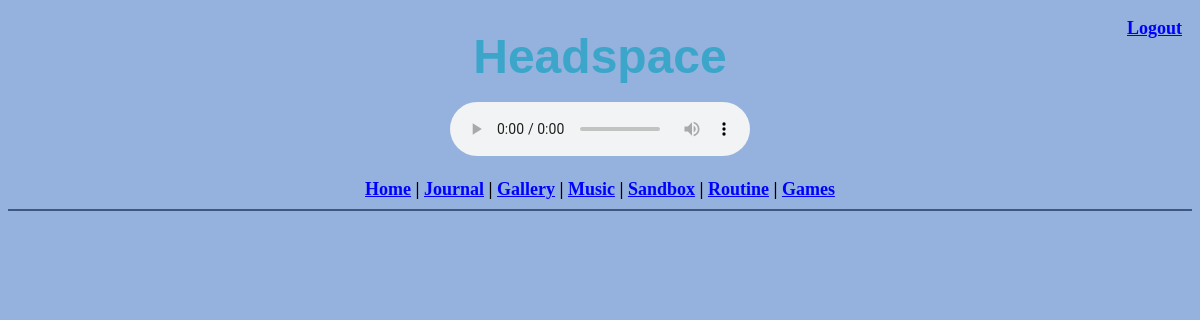
Before: /streak/susan (signed in) with the older database file.
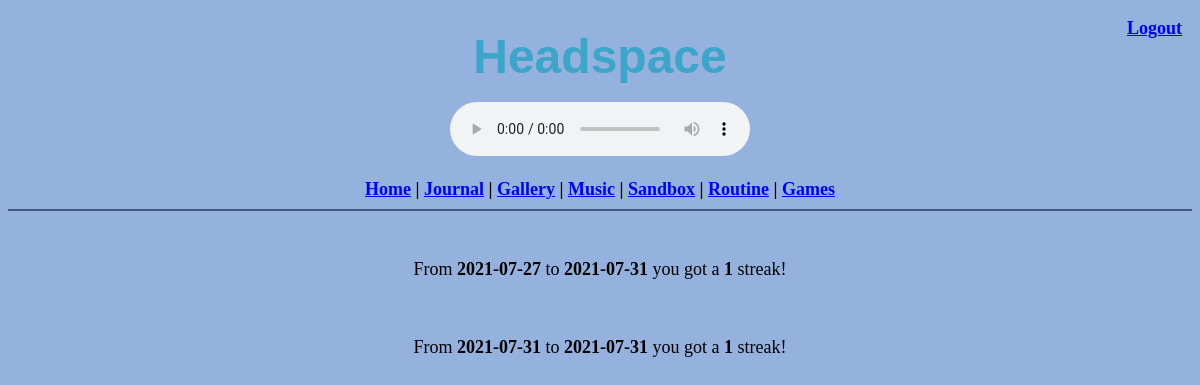
After: the same page with the newer database file.
### app/models.py (models this page shows, shortened)
class Streak(db.Model):
    id = db.Column(db.Integer, primary_key=True)
    total_count = db.Column(db.Integer, index=True)
    streak_begin = db.Column(db.Date, index=True)
    streak_end = db.Column(db.Date, index=True)
    user_id = db.Column(db.Integer, db.ForeignKey('user.id'))
    user = db.relationship("User", back_populates='streak', uselist=False)
    old_user = db.Column(db.String(64), index=True)

### app/routes.py (the view)
@app.route('/streak/<username>')
@login_required
def past_streak(username):
    streak_list = []
    all_streaks = Streak.query.all()
    for streak in all_streaks:
        if username == streak.old_user:
            if streak.streak_end is not None:
                streak_list.append(streak)
    return render_template('paststreak.html', streaks=streak_list)

### app/models.py (called while the page is built)
@login.user_loader
def load_user(id):
    return User.query.get(int(id))

### app/templates/paststreak.html (shortened to what this page needs)
<!DOCTYPE html>
<html>
   <head>
   </head>
	{% extends "base.html" %}
	{% block content %}
   <body style="background-color:#95b1de;" alink = "#FF0000" link = "#0000FF" vlink = "#800080">
	<div align = "center">
		<hr color="#3d5780"/>
		{% for streak in streaks %}
			<p>From <b>{{ streak.streak_begin }}</b> to <b>{{ streak.streak_end }}</b> you got a <b>{{ streak.total_count }}</b> streak!</p></br>
		{% endfor %}
		</div>
	</body>
	{% endblock %}

### app/templates/base.html (shortened to what this page needs)
<!DOCTYPE html>
<html>
	<head>
	</head>
	<body>
	<div style = "font-weight:bold; float:right; position:relative; left: -10px; top:10px;">
		{% if current_user.is_anonymous %}
		<a href = "{{ url_for('login') }}"><font size = "4">Login</a>
		{% else %}
		<a href = "{{ url_for('logout') }}"><font size = "4">Logout</a>
		{% endif %}
	</div>
	<div align = "center" style = "clear:right;">
		<p title = "???" style = "font-family:Helvetica; color:#3ca5ca;"> <font size = "7"> <b>Headspace</b></font> </p>
		<audio controls autoplay loop id="page_music">
			<source src= "{{ url_for('static', filename='Time.mp3') }}" type="audio/mpeg">
		</audio>
		<div id = "directory" style = "font-weight:bold;">
			<a href = "{{ url_for('home') }}">Home</a> |
			<a href = "{{ url_for('journal') }}">Journal</a> |
			<a href = "{{ url_for('gallery') }}">Gallery</a> |
			<a href = "{{ url_for('music') }}">Music</a> |
			<a href = "{{ url_for('sandbox') }}">Sandbox</a> |
			{% if not current_user.is_anonymous %}
			<a href = "{{ url_for('routine', username=current_user.username) }}">Routine</a> |
			{% else %}
			<a href = "{{ url_for('routine_entry') }}">Routine</a> |
			{% endif %}
			<a href = "{{ url_for('games') }}">Games</a>
		</div>
	</div>
	{% block content %}{% endblock %}
	</body>
</html>

Changed rows visible on the page:
now on this page (row edited): Streak: streak_begin "2021-07-27", streak_end "2021-07-31", total_count "1"
added Streak: streak_begin "2021-07-31", streak_end "2021-07-31", total_count "1"
